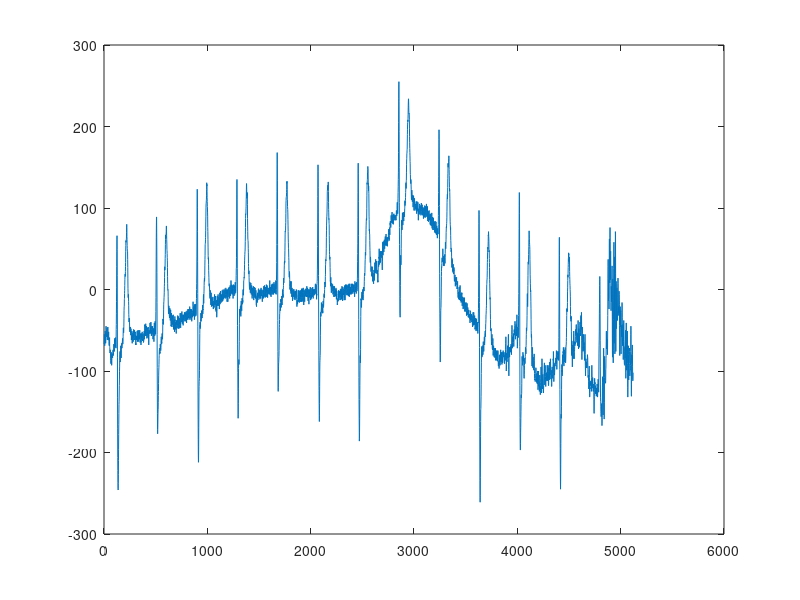
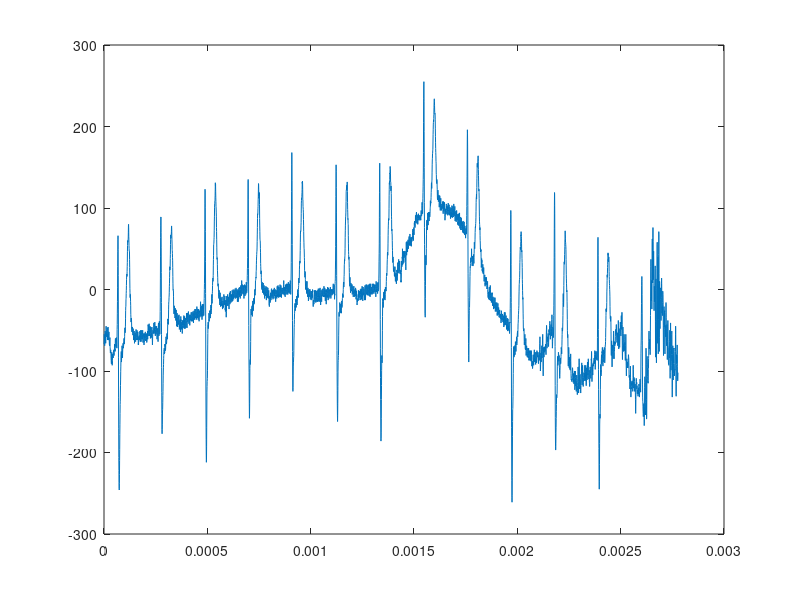
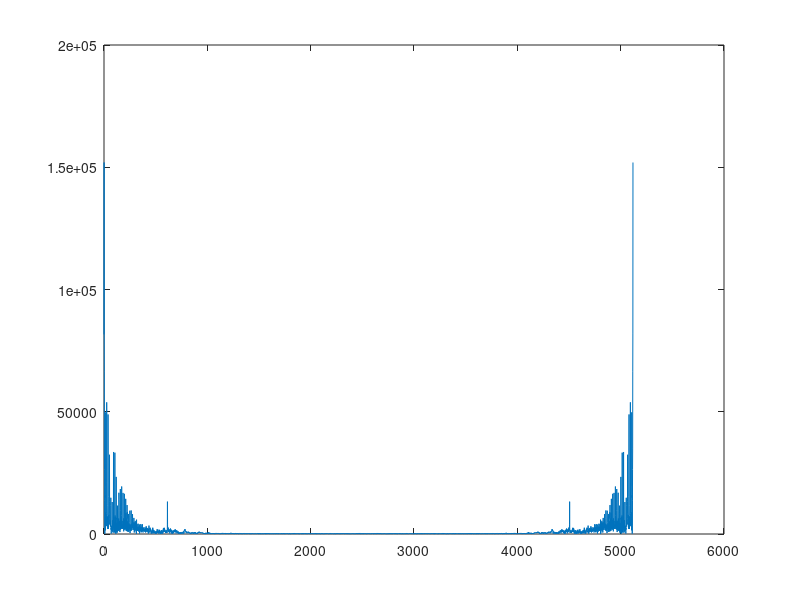
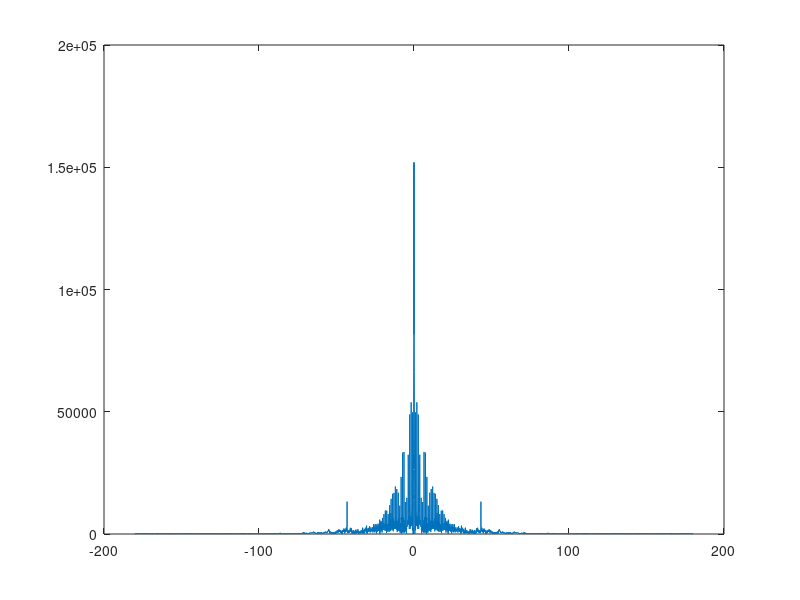

Reproduce these figures in MATLAB, in order. (Note: this script raises an error after producing the figures.)
%%COMPOSANTES HAUTE FRÉQUENCE SUR UN SIGNAL ÉCHANTILLONNÉ À BASSE FRÉQUENCE : DÉBRUITAGE D’UN SIGNAL BIOMÉDICAL
%% récuperation des echantillons du fichier biomed.mat
load('biomed.mat');

% tracé du signal 
figure(1);
plot(signal);

% calcul de la période 
T= 1/fe;
N = 5120;
n = [0 : 1 : N - 1];
ns = [-N/2 : 1 : N/2 - 1]
t = n.*(T/N);
f = ns .*(fe/N)
% tracé du signal en fonction du temps 
figure(2);
plot(t,signal);
% fréquence max pouvant être représentée 

%affichage TFD 
S = fft (signal ,N); 
Sshift = fftshift(abs(S));
figure(3);
plot(n,abs(S));
figure(4);
plot(f,abs(Sshift));

% tracé du signal bruité en fonction du temps 
figure(5);
plot(t,signal_b);
% fréquence max pouvant être représentée 

%affichage TFD du signal bruité
Sb = fft (signal_b ,N); 
Sbshift = fftshift(abs(Sb));
figure(6);
plot(n,abs(Sb));
figure(7);
plot(f,abs(Sbshift));
% Signal sinusoidale de fréqence f0 = 49,9 Hz
% Signal à éliminer en HF , filtre pas -bas , RIF 
f0 = 49,9;
A = 1;
B = [1 , -2*cos(2*pi*(f0/fe)) , 1];
figure(11);
[h1,h2] = zplane(B,A);

% filtrage maison su signal 
y = filter(B,A,signal_b);
figure(8);
plot(t,y);

Y = fft(y,N);
figure(9);
plot(n,abs(Y));
